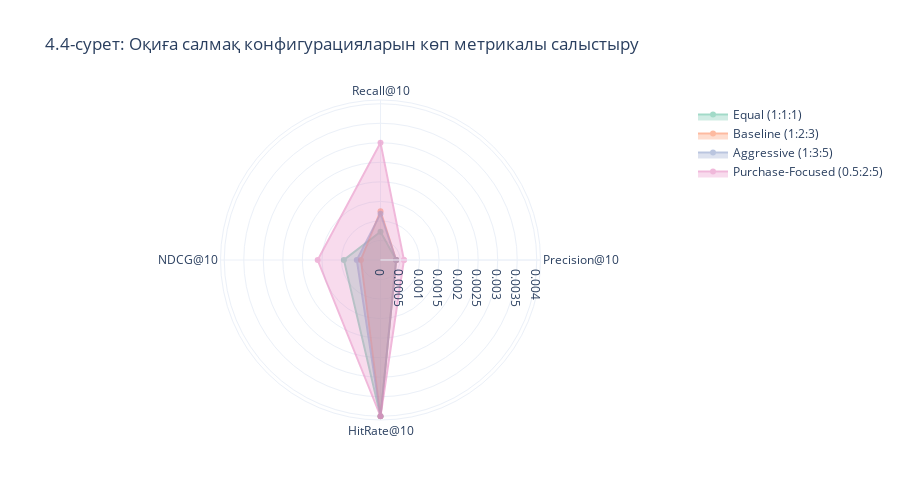

The notebook cell this image was saved under:
### Code cell
# Visualization: Radar chart
fig4 = plot_radar_chart(
    weight_df,
    ["Precision@10", "Recall@10", "NDCG@10", "HitRate@10"],
    "4.4-сурет: Оқиға салмақ конфигурацияларын көп метрикалы салыстыру"
)
fig4.show()

fig4.write_html(OUTPUT_DIR / "fig_weights_radar.html")

### Figure 1 — Plotly figure (JSON) as saved in the notebook; plotly's stock layout.template omitted (floating-point values rounded to 4 significant figures)
{"data": [{"fill": "toself", "line": {"color": "rgb(102,194,165)"}, "name": "Equal (1:1:1)", "opacity": 0.6, "r": [0.0004, 0.0007222, 0.0009375, 0.004, 0.0004], "theta": ["Precision@10", "Recall@10", "NDCG@10", "HitRate@10", "Precision@10"], "type": "scatterpolar"}, {"fill": "toself", "line": {"color": "rgb(252,141,98)"}, "name": "Baseline (1:2:3)", "opacity": 0.6, "r": [0.0004, 0.00125, 0.0005007, 0.004, 0.0004], "theta": ["Precision@10", "Recall@10", "NDCG@10", "HitRate@10", "Precision@10"], "type": "scatterpolar"}, {"fill": "toself", "line": {"color": "rgb(141,160,203)"}, "name": "Aggressive (1:3:5)", "opacity": 0.6, "r": [0.0004, 0.001182, 0.0006069, 0.004, 0.0004], "theta": ["Precision@10", "Recall@10", "NDCG@10", "HitRate@10", "Precision@10"], "type": "scatterpolar"}, {"fill": "toself", "line": {"color": "rgb(231,138,195)"}, "name": "Purchase-Focused (0.5:2:5)", "opacity": 0.6, "r": [0.0006, 0.003, 0.001609, 0.004, 0.0006], "theta": ["Precision@10", "Recall@10", "NDCG@10", "HitRate@10", "Precision@10"], "type": "scatterpolar"}], "layout": {"height": 500, "polar": {"radialaxis": {"visible": true}}, "showlegend": true, "title": {"text": "4.4-сурет: Оқиға салмақ конфигурацияларын көп метрикалы салыстыру"}}}
